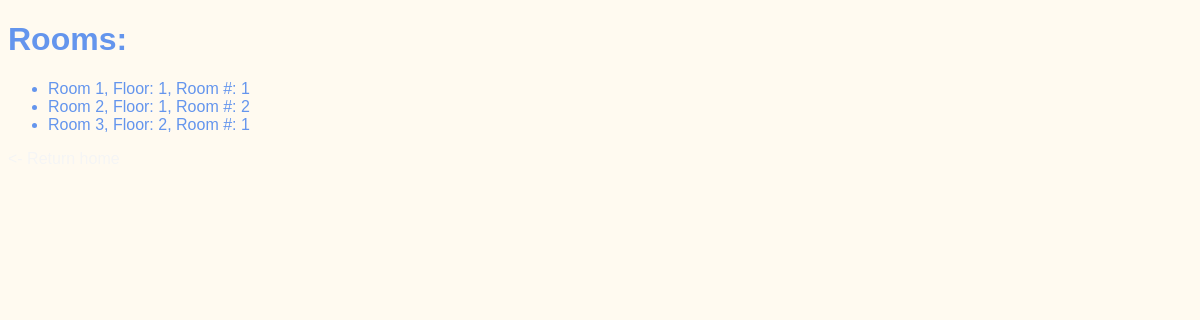
Page /rooms/ on the earlier database version.
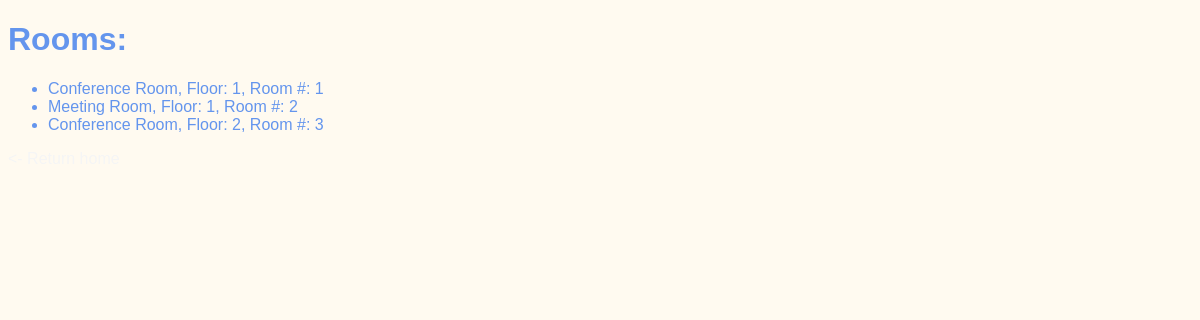
Same page on the later database version.
### rooms/models.py (models this page shows)
class Room(models.Model):
    name = models.CharField(max_length=200)
    floor = models.IntegerField(default=1)
    room_number = models.IntegerField(default=1)
    def __str__(self):
        return f"{self.name}, Floor: {self.floor}, Room #: {self.room_number}"

### rooms/views.py (the view)
# urls.py: path('', views.room_list, name="all_rooms")
def room_list(request):
    try:
        rooms = Room.objects.all()
        return render(request, "rooms/all_rooms.html",
                      {"rooms": rooms})
    except Meeting.DoesNotExist:
        return HttpResponse("404: not found :(")

### rooms/templates/rooms/all_rooms.html (shortened to what this page needs)
{% extends 'base.html' %}
{% block content %}
        <h1><b>Rooms:</b></h1>
        <p>
            <ul>
                {% for r in rooms %}
                    <li>
                            {{r}}
                    </li>
                {% endfor %}
            </ul>
        </p>
        <p>
            <a href="{% url 'welcome' %}">
            </a>
        </p>
{% endblock %}

### website/templates/base.html (shortened to what this page needs)
{% load static %}
<!DOCTYPE html>
<html lang="en">
    <head>
        <link rel="stylesheet"
               href="{% static 'website/style.css' %}">
    </head>
    <body>
        {% block content %}
        {% endblock %}
    </body>
</html>

### website/static/website/style.css (style rules this page uses)
body { font-family: sans-serif; color: cornflowerblue; background-color: floralwhite; }
a { text-decoration: none; color:whitesmoke; }

Differences in the rows shown:
removed Room: name+floor+room_number "Room 3, Floor: 2, Room #: 1"
added Room: name+floor+room_number "Conference Room, Floor: 1, Room #: 1"
changed Room: name+floor+room_number "Room 1, Floor: 1, Room #: 1" → "Meeting Room, Floor: 1, Room #: 2"
changed Room: name+floor+room_number "Room 2, Floor: 1, Room #: 2" → "Conference Room, Floor: 2, Room #: 3"
